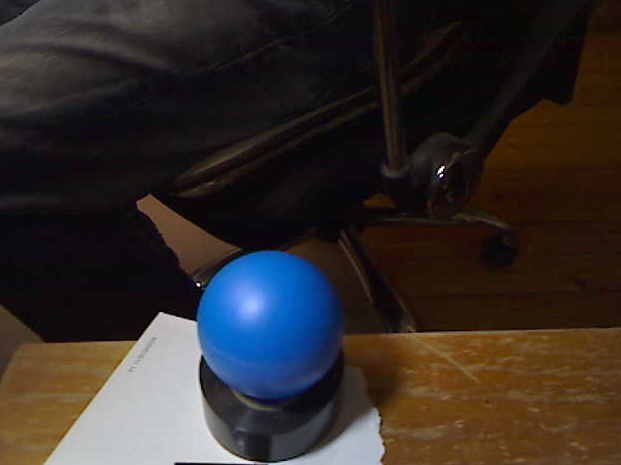
#> input picture opencv-fundamentals-master/test images/blueball.png, 621 x 465 px, found by its file name
$ python tut10.py   (older library calls are emulated)
#> lines starting #> are read from the running program, lines starting #| are printed output that depends on the picture
import cv2
import numpy as np

img = cv2.imread('blueball.png',cv2.IMREAD_COLOR)
#> img is the input picture: shape (465, 621, 3); mean B, G, R 40.8, 43.9, 50.8


laplacian = cv2.Laplacian(img, cv2.CV_64F)
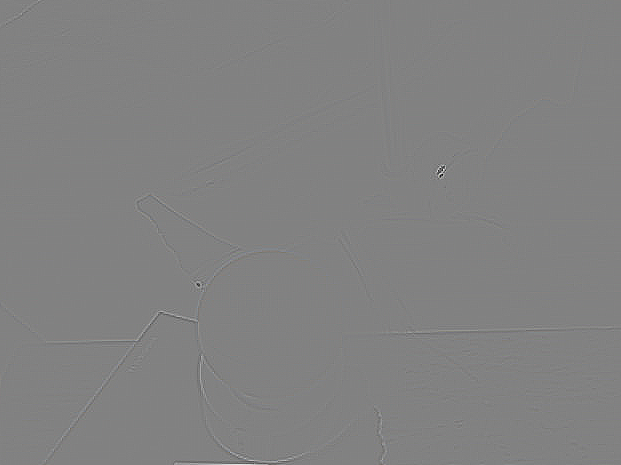
#> laplacian: shape (465, 621, 3) float64; mean B, G, R 0, 0, 0; drawn with min black and max white
sobelx = cv2.Sobel(img, cv2.CV_64F, 1, 0, ksize = 5)
sobely = cv2.Sobel(img, cv2.CV_64F, 0, 1, ksize = 5)
edges = cv2.Canny(img, 100,200)
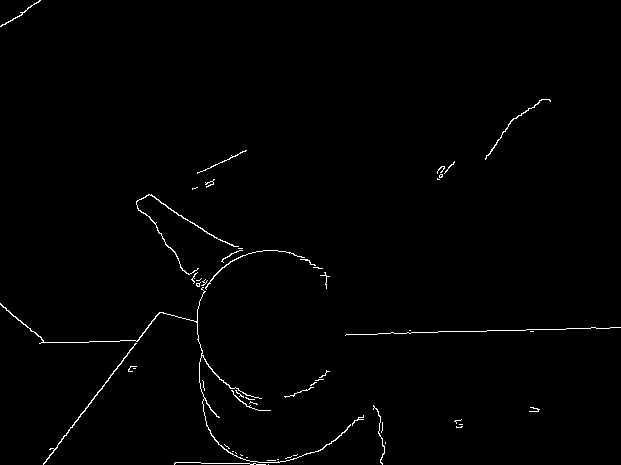
#> edges: shape (465, 621); 0.93% white in thin lines or dots


cv2.imshow('image',img)
cv2.imshow('laplacian',laplacian)
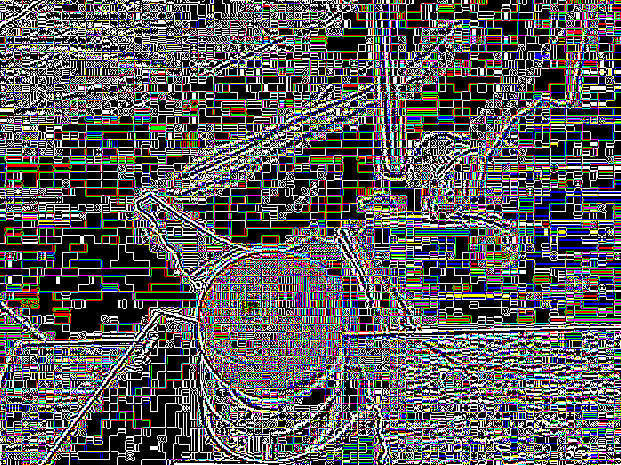
#> window 'laplacian': shape (465, 621, 3); mean B, G, R 89.3, 89.1, 89.2
cv2.imshow('sobelx',sobelx)
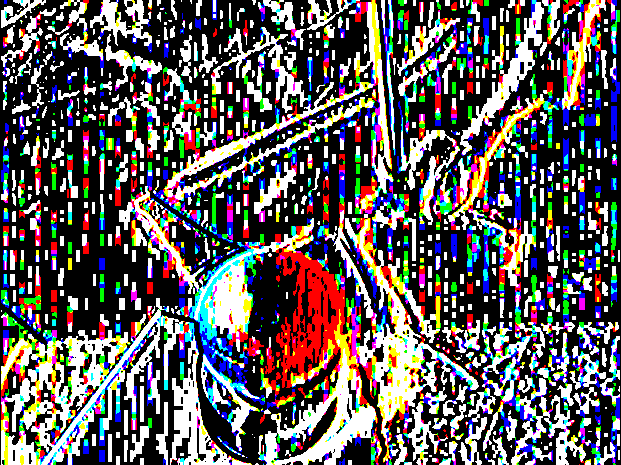
#> window 'sobelx': shape (465, 621, 3); mean B, G, R 92.2, 91.2, 95.7
cv2.imshow('sobely',sobely)
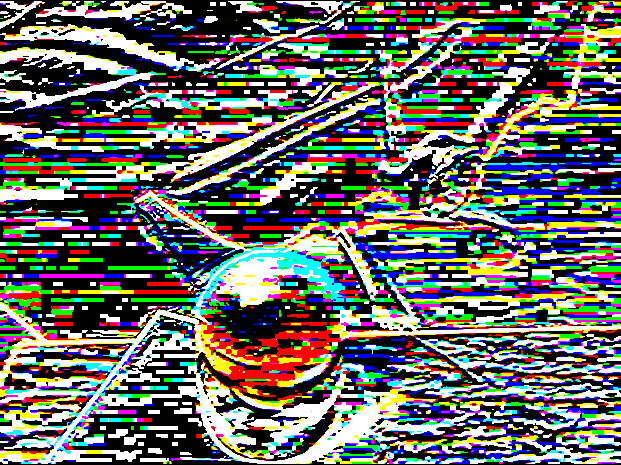
#> window 'sobely': shape (465, 621, 3); mean B, G, R 99.6, 105.1, 104.2
cv2.imshow('edges',edges)


cv2.waitKey(0)
cv2.destroyAllWindows()
